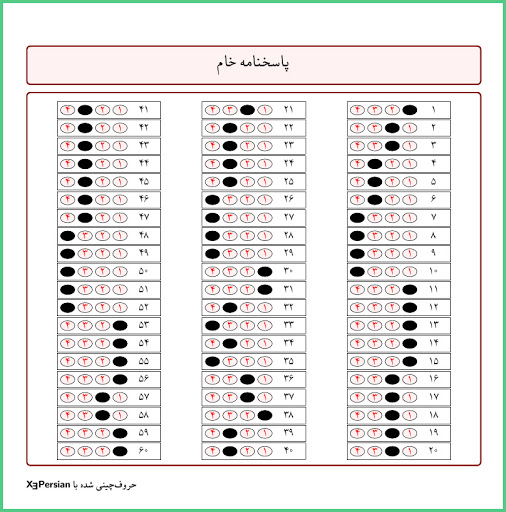
#> input picture sample 4/test4.jpg, 506 x 512 px
$ python test4.py
#> lines starting #> are read from the running program, lines starting #| are printed output that depends on the picture; after the words box and inside, x2 and y2 are one past the last pixel; in counts of white or black regions, pixels touching at a corner belong together
import cv2 as cv
import numpy as np
import pandas as pd


def is_valid_test(tests):
    # multi answers => WRONG
    answers = list(filter(lambda x: x > 0.55, tests))
    if len(answers) != 1:
        return False

    return True


def sort_contours_vertically(contours):
    dic = {}
    for contour in contours:
        y_points = contour[:, :, 1]
        dic[min(y_points)[0]] = contour

    dic = dict(sorted(dic.items()))
    return dic.values()


# sorting right align
def sort_contours_horizontally(contours):
    dic = {}
    for contour in contours:
        x_points = contour[:, :, 0]
        dic[min(x_points)[0]] = contour

    dic = dict(sorted(dic.items()))
    return list(reversed(list(dic.values())))


if __name__ == "__main__":

    img = cv.imread('test4.jpg', 0)
#> img: shape (512, 506); min 0, max 255, mean 229.6
    cop = img.copy()

    img = cv.adaptiveThreshold(img, 255, cv.ADAPTIVE_THRESH_MEAN_C, cv.THRESH_BINARY_INV, 15, 11)
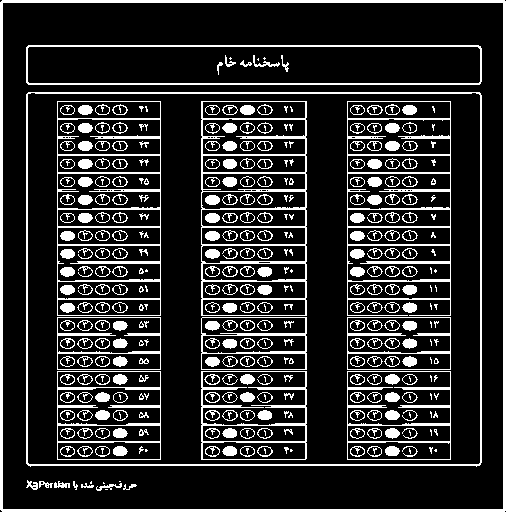
#> img: shape (512, 506); 17.8% white; 416 white regions (132 under 20 px), largest, box (x1, y1, x2, y2) and area: (0, 0, 506, 512) 6064, (201, 101, 307, 316) 3371, (26, 92, 482, 467) 3287

    kernel = cv.getStructuringElement(cv.MORPH_RECT, (1, 4))
    img = cv.morphologyEx(img, cv.MORPH_CLOSE, kernel)
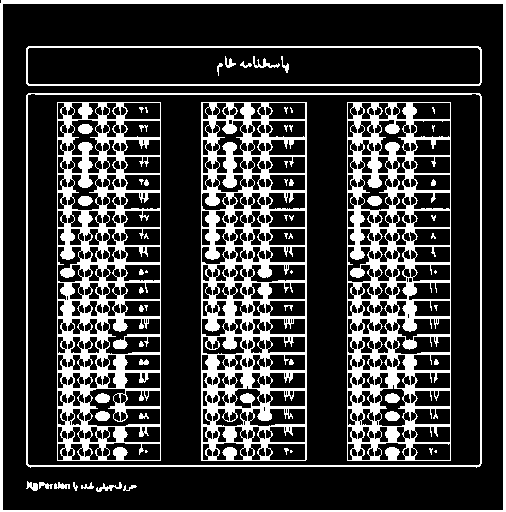
#> img: shape (512, 506); 23% white; 66 white regions (28 under 20 px)

    contours, hierarchy = cv.findContours(img, cv.RETR_CCOMP, cv.CHAIN_APPROX_SIMPLE)
#> contours = 725 contours, 79 with area under 20; largest, box (x1, y1, x2, y2) and area: (0, 0, 506, 512) 258052, (2, 3, 504, 511) 254005, (26, 93, 482, 468) 169707, (27, 93, 481, 466) 168064, (201, 102, 307, 461) 37590
    contours = list(filter(lambda x: 3e4 < cv.contourArea(x) < 4e4, contours))
#> contours = 3 contours; box (x1, y1, x2, y2) and area: (201, 102, 307, 461) 37590, (347, 102, 451, 461) 36874, (57, 102, 161, 461) 36874
    contours = sort_contours_horizontally(contours)
#> the loop in sort_contours_horizontally, `for contour in contours:` made 3 passes
#> (contour, x_points) on passes 1, 3: ([[347, 102], [347, 460], [450, 460], [450, 102]], [347, 347, 450, 450]), ([[57, 102], [57, 460], [160, 460], [160, 102]], [57, 57, 160, 160])
#> x_points on pass 2: [201, 201, 305, 306, 306]
#> after the loop in sort_contours_horizontally, `for contour in contours:`: dic = 3 items

    test_groups = []
    for contour in contours:
        x, y, w, h = cv.boundingRect(contour)
        section = cop[y: y+h, x: x+w]
        part = section.copy()
        section = cv.adaptiveThreshold(section, 255, cv.ADAPTIVE_THRESH_MEAN_C, cv.THRESH_BINARY_INV, 15, 11)


        kernel = cv.getStructuringElement(cv.MORPH_RECT, (3, 1))
        section = cv.morphologyEx(section, cv.MORPH_OPEN, kernel)

        kernel = cv.getStructuringElement(cv.MORPH_RECT, (19, 1))
        section = cv.dilate(section, kernel)

        cnts, hierarchy = cv.findContours(section, cv.RETR_CCOMP, cv.CHAIN_APPROX_SIMPLE)
        cnts = list(filter(lambda x: 250 < cv.contourArea(x) < 650, cnts))
        cnts = sort_contours_vertically(cnts)
        for cnt in cnts:
            x, y, w, h = cv.boundingRect(cnt)
            group = part[y: y+h, x: x+w]
            group = cv.adaptiveThreshold(group, 255, cv.ADAPTIVE_THRESH_MEAN_C, cv.THRESH_BINARY_INV, 15, 11)

            x_axis = [55, 38, 20, 3]
            w, h = 16, 10

            group = list(map(lambda x: group[0: h, x: x + w], x_axis))
            test_groups.append(group)
#> this loop made 3 passes
#> contour on passes 1, 3: [[347, 102], [347, 460], [450, 460], [450, 102]], [[57, 102], [57, 460], [160, 460], [160, 102]]
#> pass 1, `section = cop[y: y+h, x: x+w]`:
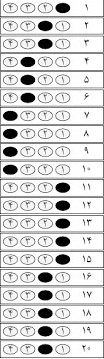
#> section: shape (359, 104); min 0, max 255, mean 211.3
#> pass 1, `section = cv.adaptiveThreshold(section, 255, cv.ADAPTIVE_THRESH_MEAN_C..`:
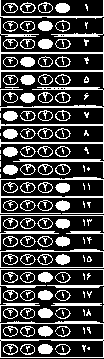
#> section: shape (359, 104); 29% white; 150 white regions (52 under 20 px), largest, box (x1, y1, x2, y2) and area: (0, 105, 104, 160) 688, (0, 177, 104, 214) 579, (0, 321, 104, 358) 577
#> pass 1, `section = cv.morphologyEx(section, cv.MORPH_OPEN, kernel)`:
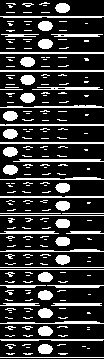
#> section: shape (359, 104); 21.9% white; 230 white regions (174 under 20 px), largest, box (x1, y1, x2, y2) and area: (13, 159, 104, 162) 253, (0, 321, 104, 324) 210, (0, 52, 104, 54) 208
#> pass 1, `section = cv.dilate(section, kernel)`:
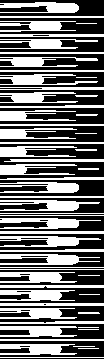
#> section: shape (359, 104); 42.8% white; 56 white regions, largest, box (x1, y1, x2, y2) and area: (0, 254, 100, 265) 636, (0, 218, 101, 229) 610, (0, 200, 100, 211) 604
#> after the loop:
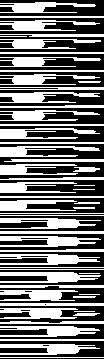
#> section: shape (359, 104); 44.7% white; 54 white regions, largest, box (x1, y1, x2, y2) and area: (0, 272, 101, 283) 680, (0, 326, 100, 337) 666, (0, 236, 101, 247) 657
#> after the loop, test_groups = 60 items


    answers = []
    for i, group in enumerate(test_groups):
        filled_percentages = []

        for choice in group:
            w, h = choice.shape
            area = w * h
            filled_area = np.count_nonzero(choice)
            filled_percentages.append(filled_area / area)

        if is_valid_test(filled_percentages):
            choice = filled_percentages.index(max(filled_percentages)) + 1
            answers.append(choice)
        else:
            answers.append(-1)
#> this loop made 60 passes
#> (answers in is_valid_test, choice) on passes 1 to 12: ([0.706], 1), ([0.744], 2), ([0.731], 2), ([0.706], 3), ([0.7], 3), ([0.694], 3), ([0.7], 4), ([0.706], 4), ([0.7], 4), ([0.713], 4), ([0.706], 1), ([0.713], 1)
#> after the loop, answers = 60 values, max 4 at index 6, min 1 at index 0, mean 2.55

    data = {
        "Q": [i for i in range(1, len(answers) + 1)],
        "A": answers
    }

    data = pd.DataFrame(data)
#> data = table of 60 rows and 2 columns
    data.to_excel('./sample4.xlsx', 'Answer Sheet 4')
